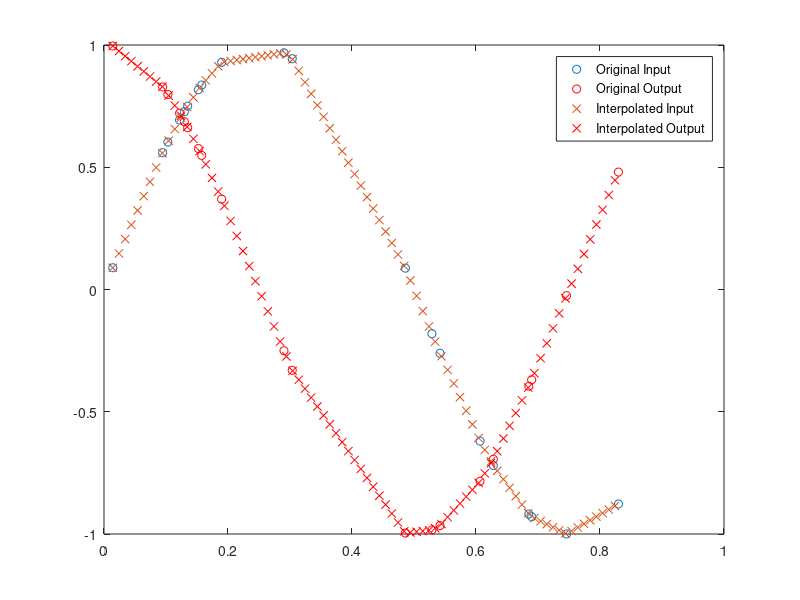

Here is the MATLAB script that generated this plot:
% create some dummy data
time = rand(20,1);                                % irregular sampled measurements
input = sin(2*pi*time);                           % some input signal
output = cos(2*pi*time);                          % some output signal

% define new time vector and interpolate input and output data
Ts = 0.01;                                        % new sampling time in seconds
newTime = min(time) : Ts : max(time);             % new time vector
inputInterp = interp1(time, input, newTime);      % interpolated  input data
outputInterp = interp1(time, output, newTime);    % interpolated  output data

% lets see what just happend
figure
plot(time,input,'o'), hold on
plot(time,output,'ro');

plot(newTime, inputInterp, 'x')
plot(newTime, outputInterp, 'rx')

legend({'Original Input', 'Original Output', 'Interpolated Input', 'Interpolated Output'})
